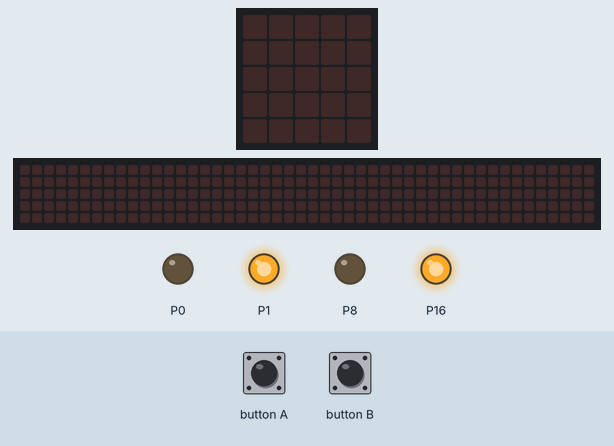
The program below on a simulated BBC micro:bit (MakeCode). Parts: the board's 5×5 LED display, a strip that is not on the board, showing the scrolling text unrolled, output pins drawn as LEDs (lit = HIGH). The test bench sets the inputs (shaded band). The 48×5 strip is a reading aid, not a part: it shows the text the display is scrolling, unrolled, one strip-width of it at a time.

Above: at 1.2 s.
1.3 s: button B pressed for 0.15 s
At 1.38 s:
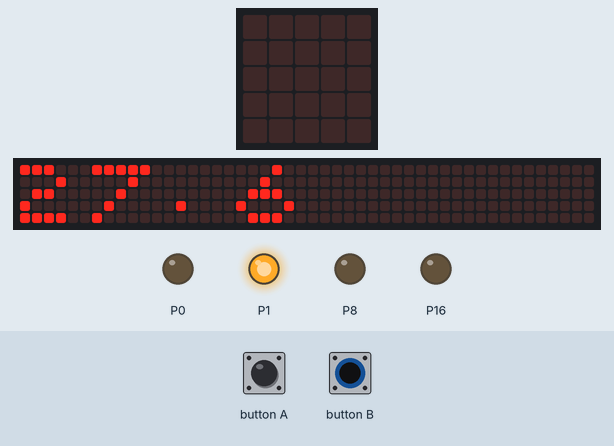
At 1.83 s:
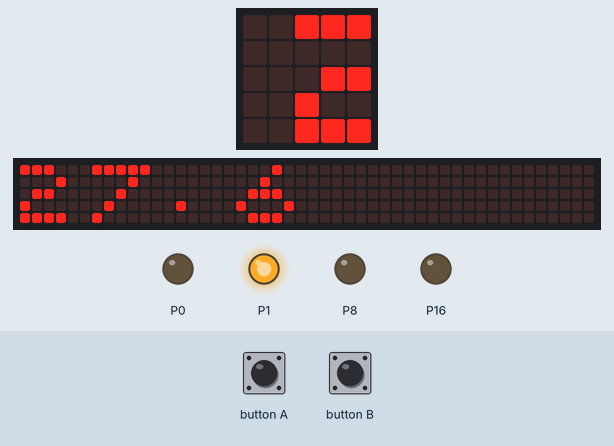
4.3 s: button B pressed for 3.2 s
At 6.0 s:
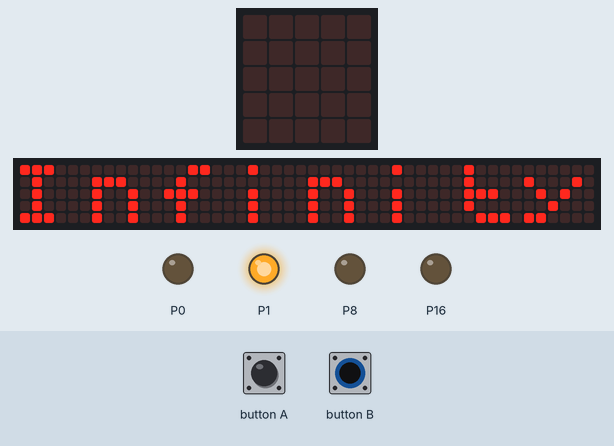
Timing chart, 0 to 15.0 s (numbered marks = the images above; inputs shaded):
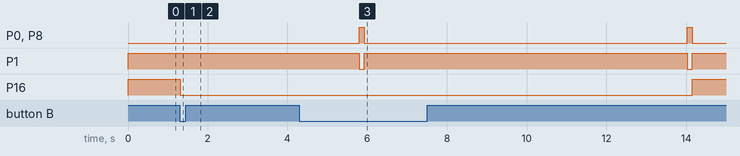

The program:

main.ts
```typescript
function AbstandInfoSenden () {
    serial.writeString("<")
    serial.writeString("Start")
    serial.writeString("Sensorabstand ")
    serial.writeNumber(Abstand)
    serial.writeString("  Millimeter")
    serial.writeString(">")
}
function Initialisierung () {
    // Variable die Schaltzustand
    // Lichtschranke NICHT unterbrochen bedeutet
    LS_Frei = 0
    // Variable die Schaltzustand
    // Lichtschranke IST unterbrochen bedeutet
    LS_unterbrochen = 1
    // Variable die den Programmablauf steuert
    // Je nachdem ob die Variable den Wert 0, 1 oder 2 hat werden bestimmte Programmteile ausgeführt
    Schritt = 0
    // Pin "P0" ist die gelbe Leuchtdiode
    // Sie zeigt an das das Programm bereit ist für eine neue Geschwindigkeitsmessung
    // Wert 1 bedeutet die LED soll leuchten
    // (Wert 0 bedeutet LED aus)
    pins.digitalWritePin(DigitalPin.P0, 1)
    // Mit Pin "P8" wird die erste Lichtschranke ein/aus- geschaltet
    // Wert 1 bedeutet Lichtschranke ist eingeschaltet
    // Wert 0 bedeutet Lichtschranke ist ausgeschaltet
    pins.digitalWritePin(DigitalPin.P8, 1)
    // Mit Pin "P16" wird die zweite Lichtschranke ein/aus- geschaltet
    // Wert 1 bedeutet Lichtschranke ist eingeschaltet
    // Wert 0 bedeutet Lichtschranke ist ausgeschaltet
    pins.digitalWritePin(DigitalPin.P16, 0)
    // Variable die zur Berechnung der Geschwindigkeit benötigt wird
    // Geschwindigkeit: v
    // Abstand: S
    // Zeit. t
    // v = S / t
    //
    Abstand = 10000
    DatenSendenEinstellen()
}
function BerechneGeschwindigkeit () {
    // Berechne die Differenz aus EndZeit Minus StartZeit
    // Diese Differenz ist die Zeit die das Auto gebraucht hat um durch die Lichtschranke 1 und die Lichtschranke 2 zu fahren.
    // Diese Zeit wird benötigt um die Geschwindigkeit zu berechnen
    ZeitDifferenz = EndZeit - StartZeit
    // erster Rechenschritt um die Geschwindigkeit in km/h zu berechnen.
    // Der Abstand ist in Millimetern angeben.
    // Abstand / ZeitDifferenz = Geschwindigkeit in mm / millisekunde
    // Das entspricht auch m/sec
    Geschw_mm_sec = Abstand / ZeitDifferenz
    // Wenn eine Geschwindigkeit angegeben in m/sec mit 36 multipliziert bekommt man die Geschwindigkeit in Hektometer/h
    // diesen Wert muss man noch durch 10 teilen um die Einheit km/h zu bekommen
    Geschwindigkeit_km_h = Geschw_mm_sec * 36
    // Im vorigen Schritt wurde die Geschwindigkeit in Hektometer / h berechnen.
    // Dieser Wert muss noch durch 10 geteilt werden um km/h zu bekommen
    Geschwindigkeit_km_h = Math.round(Geschwindigkeit_km_h) / 10
}
function PruefeLichtschranke2 () {
    // Da das Schaltsignal auf dem gleichen Anschluss liegt wie Taster B kann auch die Abfrage Taster B gedrückt verwendet werden
    if (input.buttonIsPressed(Button.B)) {
        // speichere die "Uhrzeit" wenn die zweite Lichtschranke unterbrochen wurde in der Variablen "EndZeit"
        EndZeit = control.millis()
        // Schalte die Lichtschranke 2 aus
        pins.digitalWritePin(DigitalPin.P16, 0)
        Schritt = 2
    }
}
function SendeMesswert () {
    serial.writeString("<")
    serial.writeString("V=")
    serial.writeNumber(Geschwindigkeit_km_h)
    serial.writeString(" km/h")
    serial.writeString(">")
}
function DatenSendenEinstellen () {
    serial.redirect(
    SerialPin.P14,
    SerialPin.P15,
    BaudRate.BaudRate19200
    )
}
function MessungStarten () {
    // An "P5" ist der Schaltausgang der ersten Lichtschranke angeschlossen
    // Wenn die Lichtschranke unterbrochen wird werden die Befehle ausgeführt
    if (pins.digitalReadPin(DigitalPin.P5) == LS_unterbrochen) {
        // In der Variable StartZeit wird die "Uhrzeit" gespeichert. Es sind aber keine Stunden:Mnuten sondern es sind Millisekunden.
        StartZeit = control.millis()
        // schalte gelbe LED aus um anzuzeigen erste Lichtschranke wurde unterbrochen
        pins.digitalWritePin(DigitalPin.P0, 0)
        // Schalte die rote LED ein um anzuzeigen Messung läuft
        // warte auf Signal von Lichtschranke 2
        pins.digitalWritePin(DigitalPin.P1, 1)
        // Schalte Lichtschranke 1 aus
        pins.digitalWritePin(DigitalPin.P8, 0)
        // Schalte Lichtschranke 2 ein
        pins.digitalWritePin(DigitalPin.P16, 1)
        Schritt = 1
    }
}
let Geschwindigkeit_km_h = 0
let Geschw_mm_sec = 0
let StartZeit = 0
let EndZeit = 0
let ZeitDifferenz = 0
let Schritt = 0
let LS_unterbrochen = 0
let LS_Frei = 0
let Abstand = 0
Initialisierung()
AbstandInfoSenden()
basic.forever(function () {
    if (Schritt == 0) {
        MessungStarten()
    }
    if (Schritt == 1) {
        PruefeLichtschranke2()
    }
    if (Schritt == 2) {
        BerechneGeschwindigkeit()
        SendeMesswert()
        Schritt = 0
        basic.showNumber(Geschwindigkeit_km_h)
        pins.digitalWritePin(DigitalPin.P1, 0)
        pins.digitalWritePin(DigitalPin.P0, 1)
        pins.digitalWritePin(DigitalPin.P8, 1)
        basic.pause(100)
    }
})
```

test.ts
```typescript
// Hier kann man Tests durchführen; diese Datei wird nicht kompiliert, wenn dieses Paket als Erweiterung verwendet wird.
```

Measured:
- after the input at 1.3 s, P16: HIGH → LOW at once; the display: changes at once (image 1)
- after the input at 4.3 s, P16: LOW → HIGH after 9.8 s instead of 1.6 s; the display: first differs from a run without the input after 1.6 s (image 3)
- by itself, P0, P8: alternates HIGH for 0.12 s and LOW for 8.1 s
- by itself, P1: alternates HIGH for 8.1 s and LOW for 0.12 s
